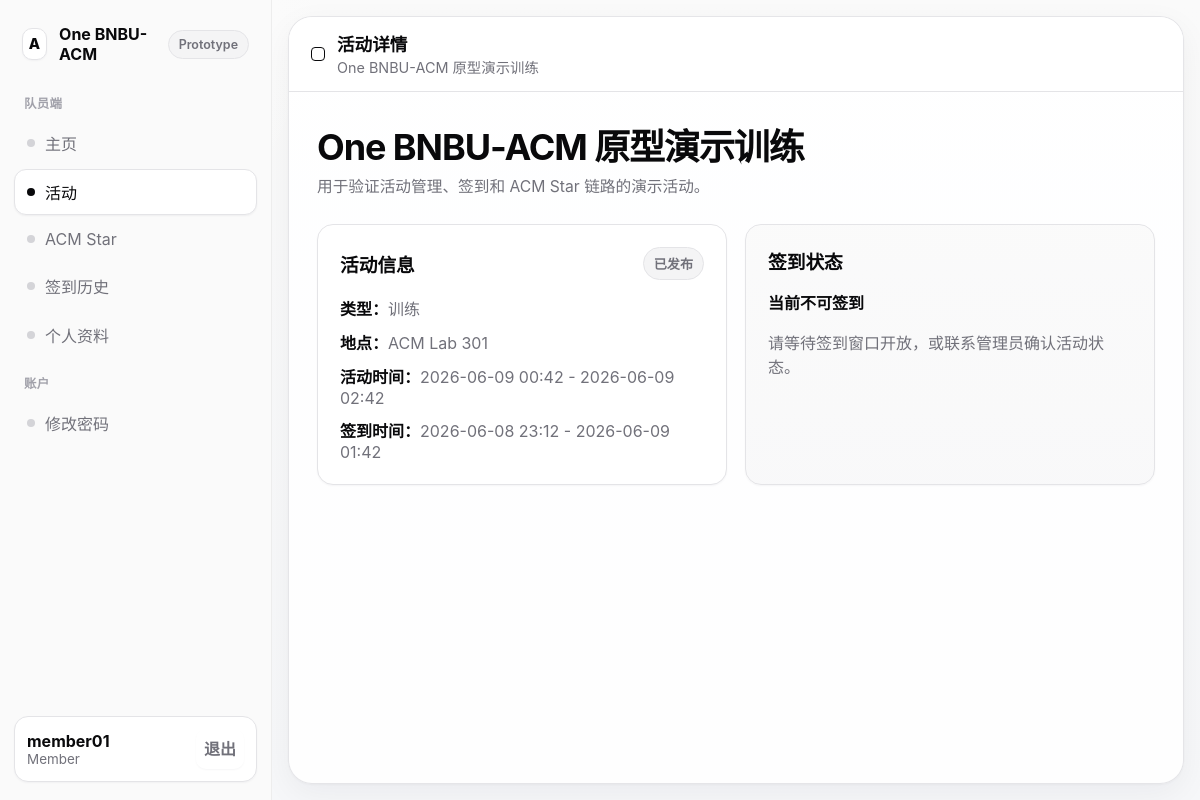
Page /member/events/1/ (signed in) on the earlier database version.
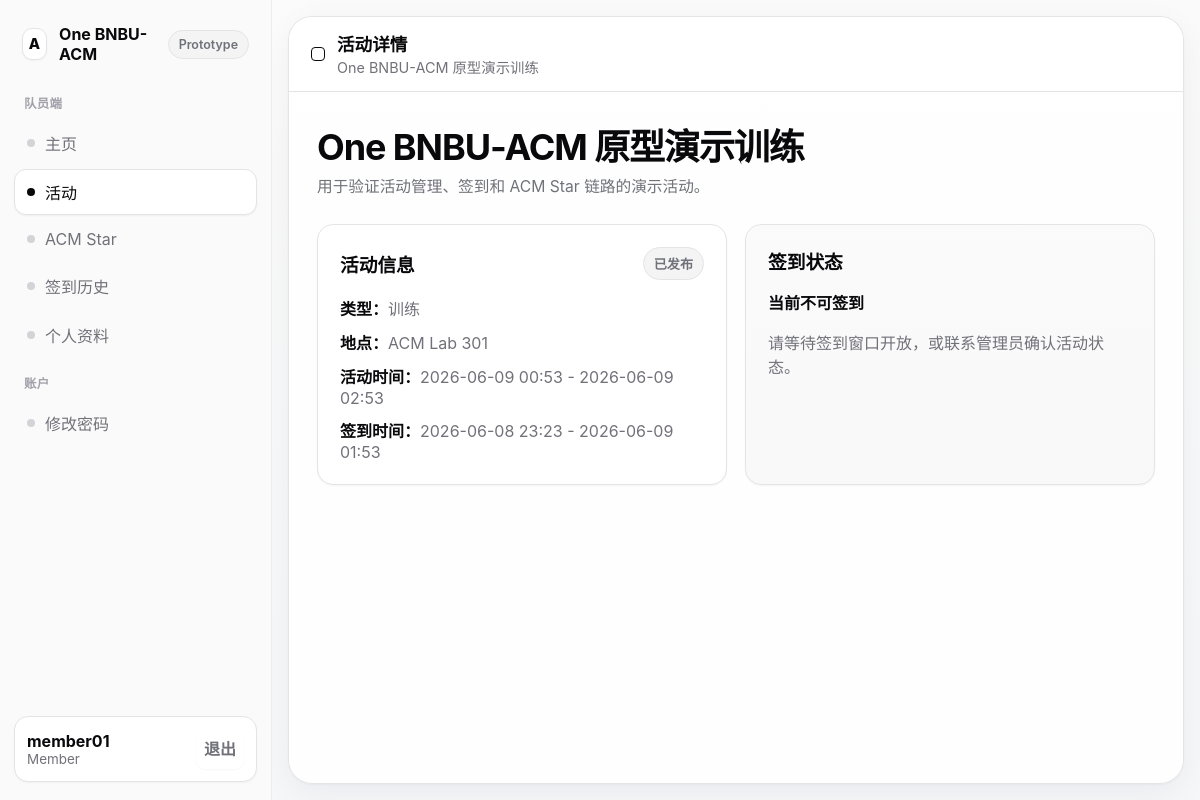
Same page on the later database version.
### core/models.py (models this page shows, shortened)
class Event(models.Model):
    class EventType(models.TextChoices):
        TRAINING = 'training', '训练'
        LECTURE = 'lecture', '讲座'
        SHARING = 'sharing', '分享会'
        CONTEST = 'contest', '比赛'
        OTHER = 'other', '其他'
    class ReviewStatus(models.TextChoices):
        PENDING = 'pending', '待审核'
        APPROVED = 'approved', '已通过'
        REJECTED = 'rejected', '已驳回'
    class Status(models.TextChoices):
        DRAFT = 'draft', '草稿'
        PUBLISHED = 'published', '已发布'
        CHECKIN_CLOSED = 'checkin_closed', '签到关闭'
        CANCELED = 'canceled', '已作废'
    title = models.CharField(max_length=200)
    event_type = models.CharField(max_length=20, choices=EventType.choices, default=EventType.TRAINING)
    description = models.TextField(blank=True)
    location = models.CharField(max_length=200)
    start_time = models.DateTimeField()
    end_time = models.DateTimeField()
    checkin_start_time = models.DateTimeField()
    checkin_end_time = models.DateTimeField()
    status = models.CharField(max_length=20, choices=Status.choices, default=Status.DRAFT)
    applicant = models.ForeignKey(
        User,
        null=True,
        blank=True,
        on_delete=models.SET_NULL,
        related_name='applied_events',
    )
    checkin_managers = models.ManyToManyField(
        User,
        blank=True,
        related_name='managed_events',
    )
    review_status = models.CharField(
        max_length=20,
        choices=ReviewStatus.choices,
        default=ReviewStatus.APPROVED,
    )
    reviewed_by = models.ForeignKey(
        User,
        null=True,
        blank=True,
        on_delete=models.SET_NULL,
        related_name='reviewed_events',
    )
    review_note = models.TextField(blank=True)
    reviewed_at = models.DateTimeField(null=True, blank=True)
    created_by = models.ForeignKey(User, on_delete=models.PROTECT, related_name='created_events')
    published_at = models.DateTimeField(null=True, blank=True)
    created_at = models.DateTimeField(auto_now_add=True)
    updated_at = models.DateTimeField(auto_now=True)
    class Meta:
        ordering = ['start_time']
    def is_checkin_open(self):
        now = timezone.now()
        return (
            self.review_status == self.ReviewStatus.APPROVED
            and self.status == self.Status.PUBLISHED
            and self.checkin_start_time <= now <= self.checkin_end_time
        )

### core/views.py (the view)
# urls.py: path('member/events/<int:event_id>/', views.member_event_detail, name='member-event-detail'),
@login_required
def member_event_detail(request, event_id):
    if not require_member(request.user):
        return HttpResponseForbidden('仅队员可访问。')
    event = get_object_or_404(Event.objects.filter(review_status=Event.ReviewStatus.APPROVED), pk=event_id)
    profile = get_object_or_404(MemberProfile, user=request.user)
    existing_checkin = CheckInRecord.objects.filter(
        member=profile,
        event=event,
        status=CheckInRecord.Status.VALID,
    ).first()
    return render(
        request,
        'core/member/event_detail.html',
        {
            'event': event,
            'existing_checkin': existing_checkin,
            'is_checkin_open': event.is_checkin_open(),
        },
    )

### core/views.py (called while the page is built)
def require_member(user):
    return user.is_authenticated and user.role == User.Roles.MEMBER

### templates/core/member/event_detail.html (shortened to what this page needs)
{% extends "base.html" %}
{% block topbar_title %}活动详情{% endblock %}
{% block topbar_subtitle %}<div class="topbar-subtitle">{{ event.title }}</div>{% endblock %}
{% block content %}
<section class="page-hero">
    <h2>{{ event.title }}</h2>
    <p>{{ event.description|default:"这场活动暂时还没有补充描述。" }}</p>
</section>
<section class="grid">
    <article class="card">
        <div class="card-header">
            <h3>活动信息</h3>
            <span class="badge {% if is_checkin_open %}live{% else %}dim{% endif %}">
                {% if is_checkin_open %}签到中{% else %}{{ event.get_status_display }}{% endif %}
            </span>
        </div>
        <div class="stack" style="gap: 10px;">
            <div><strong>类型：</strong><span class="muted">{{ event.get_event_type_display }}</span></div>
            <div><strong>地点：</strong><span class="muted">{{ event.location }}</span></div>
            <div><strong>活动时间：</strong><span class="muted">{{ event.start_time|date:"Y-m-d H:i" }} - {{ event.end_time|date:"Y-m-d H:i" }}</span></div>
            <div><strong>签到时间：</strong><span class="muted">{{ event.checkin_start_time|date:"Y-m-d H:i" }} - {{ event.checkin_end_time|date:"Y-m-d H:i" }}</span></div>
        </div>
    </article>
    <article class="card soft">
        <div class="card-header">
            <h3>签到状态</h3>
        </div>
        {% if existing_checkin %}
            <p style="margin: 0 0 8px;"><strong>你已完成签到</strong></p>
            <p class="muted">{{ existing_checkin.checkin_time|date:"Y-m-d H:i" }} · {{ existing_checkin.get_checkin_method_display }}</p>
        {% elif is_checkin_open %}
            <p style="margin: 0 0 14px;"><strong>当前处于可签到时间窗口</strong></p>
            <form method="post" action="{% url 'member-event-checkin' event.id %}">
                {% csrf_token %}
                <button type="submit">立即签到</button>
            </form>
        {% else %}
            <p style="margin: 0 0 8px;"><strong>当前不可签到</strong></p>
            <p class="muted">请等待签到窗口开放，或联系管理员确认活动状态。</p>
        {% endif %}
    </article>
</section>
{% endblock %}

Differences in the rows shown:
changed Event "One BNBU-ACM 原型演示训练": start_time "2026-06-09 00:42" → "2026-06-09 00:53"; end_time "2026-06-09 02:42" → "2026-06-09 02:53"; checkin_start_time "2026-06-08 23:12" → "2026-06-08 23:23"; checkin_end_time "2026-06-09 01:42" → "2026-06-09 01:53"
